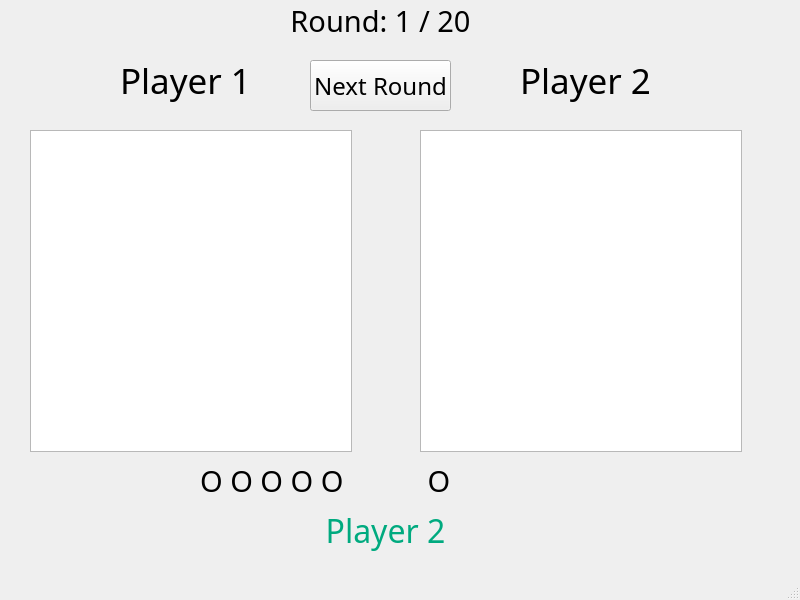
<?xml version="1.0" encoding="UTF-8"?>
<ui version="4.0">
 <class>GameWindow</class>
 <widget class="QMainWindow" name="GameWindow">
  <property name="geometry">
   <rect>
    <x>0</x>
    <y>0</y>
    <width>800</width>
    <height>600</height>
   </rect>
  </property>
  <property name="windowTitle">
   <string>MainWindow</string>
  </property>
  <widget class="QWidget" name="centralwidget">
   <widget class="QGraphicsView" name="graphicsView_1">
    <property name="geometry">
     <rect>
      <x>30</x>
      <y>130</y>
      <width>322</width>
      <height>322</height>
     </rect>
    </property>
    <property name="verticalScrollBarPolicy">
     <enum>Qt::ScrollBarAlwaysOff</enum>
    </property>
    <property name="horizontalScrollBarPolicy">
     <enum>Qt::ScrollBarAlwaysOff</enum>
    </property>
   </widget>
   <widget class="QGraphicsView" name="graphicsView_2">
    <property name="geometry">
     <rect>
      <x>420</x>
      <y>130</y>
      <width>322</width>
      <height>322</height>
     </rect>
    </property>
    <property name="verticalScrollBarPolicy">
     <enum>Qt::ScrollBarAlwaysOff</enum>
    </property>
    <property name="horizontalScrollBarPolicy">
     <enum>Qt::ScrollBarAlwaysOff</enum>
    </property>
   </widget>
   <widget class="QLabel" name="playerTwo_label">
    <property name="geometry">
     <rect>
      <x>120</x>
      <y>50</y>
      <width>131</width>
      <height>61</height>
     </rect>
    </property>
    <property name="font">
     <font>
      <family>Blrrpix</family>
      <pointsize>26</pointsize>
     </font>
    </property>
    <property name="text">
     <string>Player 1</string>
    </property>
    <property name="alignment">
     <set>Qt::AlignCenter</set>
    </property>
   </widget>
   <widget class="QLabel" name="Moves_1">
    <property name="geometry">
     <rect>
      <x>30</x>
      <y>450</y>
      <width>321</width>
      <height>61</height>
     </rect>
    </property>
    <property name="font">
     <font>
      <family>Blrrpix</family>
      <pointsize>22</pointsize>
     </font>
    </property>
    <property name="text">
     <string> O O O O O </string>
    </property>
    <property name="alignment">
     <set>Qt::AlignRight|Qt::AlignTrailing|Qt::AlignVCenter</set>
    </property>
   </widget>
   <widget class="QLabel" name="Moves_2">
    <property name="geometry">
     <rect>
      <x>420</x>
      <y>450</y>
      <width>321</width>
      <height>61</height>
     </rect>
    </property>
    <property name="font">
     <font>
      <family>Blrrpix</family>
      <pointsize>22</pointsize>
     </font>
    </property>
    <property name="text">
     <string> O</string>
    </property>
   </widget>
   <widget class="QLabel" name="playerOne_label">
    <property name="geometry">
     <rect>
      <x>520</x>
      <y>50</y>
      <width>131</width>
      <height>61</height>
     </rect>
    </property>
    <property name="font">
     <font>
      <family>Blrrpix</family>
      <pointsize>26</pointsize>
     </font>
    </property>
    <property name="text">
     <string>Player 2</string>
    </property>
    <property name="alignment">
     <set>Qt::AlignCenter</set>
    </property>
   </widget>
   <widget class="QPushButton" name="nextRound_Button">
    <property name="geometry">
     <rect>
      <x>310</x>
      <y>60</y>
      <width>141</width>
      <height>51</height>
     </rect>
    </property>
    <property name="font">
     <font>
      <family>Blrrpix</family>
      <pointsize>18</pointsize>
      <weight>50</weight>
      <bold>false</bold>
      <underline>false</underline>
     </font>
    </property>
    <property name="text">
     <string>Next Round</string>
    </property>
    <property name="autoRepeatDelay">
     <number>300</number>
    </property>
   </widget>
   <widget class="QLabel" name="roundsLabel">
    <property name="geometry">
     <rect>
      <x>260</x>
      <y>-10</y>
      <width>241</width>
      <height>61</height>
     </rect>
    </property>
    <property name="font">
     <font>
      <family>Blrrpix</family>
      <pointsize>22</pointsize>
     </font>
    </property>
    <property name="text">
     <string>Round: 1 / 20</string>
    </property>
    <property name="alignment">
     <set>Qt::AlignCenter</set>
    </property>
   </widget>
   <widget class="QLabel" name="wonLabel">
    <property name="geometry">
     <rect>
      <x>30</x>
      <y>500</y>
      <width>711</width>
      <height>61</height>
     </rect>
    </property>
    <property name="palette">
     <palette>
      <active>
       <colorrole role="WindowText">
        <brush brushstyle="SolidPattern">
         <color alpha="255">
          <red>0</red>
          <green>170</green>
          <blue>127</blue>
         </color>
        </brush>
       </colorrole>
      </active>
      <inactive>
       <colorrole role="WindowText">
        <brush brushstyle="SolidPattern">
         <color alpha="255">
          <red>0</red>
          <green>170</green>
          <blue>127</blue>
         </color>
        </brush>
       </colorrole>
      </inactive>
      <disabled>
       <colorrole role="WindowText">
        <brush brushstyle="SolidPattern">
         <color alpha="255">
          <red>120</red>
          <green>120</green>
          <blue>120</blue>
         </color>
        </brush>
       </colorrole>
      </disabled>
     </palette>
    </property>
    <property name="font">
     <font>
      <family>Blrrpix</family>
      <pointsize>24</pointsize>
     </font>
    </property>
    <property name="text">
     <string>Player 2</string>
    </property>
    <property name="alignment">
     <set>Qt::AlignCenter</set>
    </property>
   </widget>
  </widget>
  <widget class="QMenuBar" name="menubar">
   <property name="geometry">
    <rect>
     <x>0</x>
     <y>0</y>
     <width>800</width>
     <height>22</height>
    </rect>
   </property>
  </widget>
  <widget class="QStatusBar" name="statusbar"/>
 </widget>
 <resources/>
 <connections/>
</ui>
